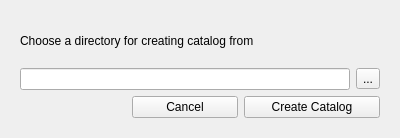
<?xml version="1.0" encoding="UTF-8"?>
<ui version="4.0">
 <class>CreateCatForm</class>
 <widget class="QWidget" name="CreateCatForm">
  <property name="geometry">
   <rect>
    <x>0</x>
    <y>0</y>
    <width>400</width>
    <height>138</height>
   </rect>
  </property>
  <property name="windowTitle">
   <string>Form</string>
  </property>
  <property name="locale">
   <locale language="English" country="UnitedKingdom"/>
  </property>
  <layout class="QHBoxLayout" name="horizontalLayout">
   <item>
    <widget class="QStackedWidget" name="CatStacked">
     <property name="enabled">
      <bool>true</bool>
     </property>
     <property name="currentIndex">
      <number>0</number>
     </property>
     <widget class="QWidget" name="CatPage1">
      <layout class="QGridLayout" name="gridLayout">
       <item row="4" column="1">
        <widget class="QPushButton" name="CatCancelButton">
         <property name="text">
          <string>Cancel</string>
         </property>
        </widget>
       </item>
       <item row="2" column="0" colspan="3">
        <widget class="QLineEdit" name="CatDirLine"/>
       </item>
       <item row="2" column="3">
        <widget class="QToolButton" name="CatDirButton">
         <property name="text">
          <string notr="true">...</string>
         </property>
        </widget>
       </item>
       <item row="1" column="0" colspan="4">
        <widget class="QLabel" name="CatDirLabel">
         <property name="text">
          <string>Choose a directory for creating catalog from</string>
         </property>
        </widget>
       </item>
       <item row="4" column="2" colspan="2">
        <widget class="QPushButton" name="CatNextButton">
         <property name="text">
          <string>Create Catalog</string>
         </property>
        </widget>
       </item>
      </layout>
     </widget>
     <widget class="QWidget" name="CatPage2">
      <layout class="QGridLayout" name="gridLayout_2">
       <item row="2" column="1">
        <widget class="QPushButton" name="CatCloseButton">
         <property name="enabled">
          <bool>false</bool>
         </property>
         <property name="text">
          <string>Close</string>
         </property>
        </widget>
       </item>
       <item row="1" column="0" colspan="2">
        <widget class="QProgressBar" name="CatProgress">
         <property name="value">
          <number>24</number>
         </property>
        </widget>
       </item>
       <item row="0" column="0" colspan="2">
        <widget class="QLabel" name="CatCreatingLabel">
         <property name="enabled">
          <bool>true</bool>
         </property>
         <property name="text">
          <string>Catalog creating...</string>
         </property>
        </widget>
       </item>
      </layout>
     </widget>
    </widget>
   </item>
  </layout>
 </widget>
 <tabstops>
  <tabstop>CatDirLine</tabstop>
  <tabstop>CatDirButton</tabstop>
  <tabstop>CatCancelButton</tabstop>
  <tabstop>CatNextButton</tabstop>
  <tabstop>CatCloseButton</tabstop>
 </tabstops>
 <resources/>
 <connections>
  <connection>
   <sender>CatCancelButton</sender>
   <signal>clicked()</signal>
   <receiver>CreateCatForm</receiver>
   <slot>close()</slot>
   <hints>
    <hint type="sourcelabel">
     <x>154</x>
     <y>104</y>
    </hint>
    <hint type="destinationlabel">
     <x>67</x>
     <y>132</y>
    </hint>
   </hints>
  </connection>
  <connection>
   <sender>CatCloseButton</sender>
   <signal>clicked()</signal>
   <receiver>CreateCatForm</receiver>
   <slot>close()</slot>
   <hints>
    <hint type="sourcelabel">
     <x>320</x>
     <y>109</y>
    </hint>
    <hint type="destinationlabel">
     <x>381</x>
     <y>131</y>
    </hint>
   </hints>
  </connection>
 </connections>
</ui>
